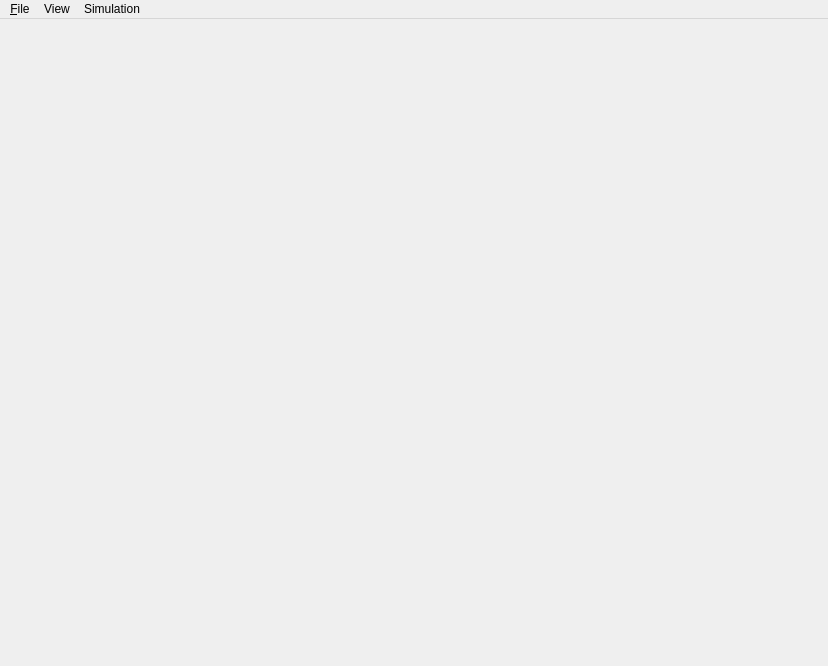
<?xml version="1.0" encoding="UTF-8"?>
<ui version="4.0">
 <class>MainWindow</class>
 <widget class="QMainWindow" name="MainWindow">
  <property name="geometry">
   <rect>
    <x>0</x>
    <y>0</y>
    <width>828</width>
    <height>666</height>
   </rect>
  </property>
  <property name="windowTitle">
   <string>PhyAE</string>
  </property>
  <widget class="QWidget" name="centralwidget">
   <layout class="QVBoxLayout" name="verticalLayout_2">
    <item>
     <widget class="QSplitter" name="splitter_2">
      <property name="orientation">
       <enum>Qt::Horizontal</enum>
      </property>
      <widget class="QSplitter" name="splitter">
       <property name="lineWidth">
        <number>12</number>
       </property>
       <property name="midLineWidth">
        <number>10</number>
       </property>
       <property name="orientation">
        <enum>Qt::Horizontal</enum>
       </property>
       <property name="handleWidth">
        <number>12</number>
       </property>
       <widget class="QWidget" name="widget" native="true">
        <layout class="QVBoxLayout" name="verticalLayout">
         <property name="spacing">
          <number>0</number>
         </property>
         <property name="margin">
          <number>0</number>
         </property>
         <item>
          <widget class="QGLViewerExt" name="left_view" native="true"/>
         </item>
        </layout>
       </widget>
      </widget>
     </widget>
    </item>
   </layout>
  </widget>
  <widget class="QMenuBar" name="menubar">
   <property name="geometry">
    <rect>
     <x>0</x>
     <y>0</y>
     <width>828</width>
     <height>25</height>
    </rect>
   </property>
   <widget class="QMenu" name="menu_File">
    <property name="title">
     <string>&amp;File</string>
    </property>
    <widget class="QMenu" name="menuSelectType">
     <property name="title">
      <string>SelectType</string>
     </property>
     <addaction name="actionSelectNodes"/>
     <addaction name="actionSelectTets"/>
    </widget>
    <addaction name="actionLoadInitFile"/>
    <addaction name="actionLoadObj"/>
    <addaction name="actionLoadVol"/>
    <addaction name="actionSaveConNodes"/>
    <addaction name="actionLoadConNodes"/>
    <addaction name="menuSelectType"/>
    <addaction name="actionExit"/>
   </widget>
   <widget class="QMenu" name="menuView">
    <property name="title">
     <string>View</string>
    </property>
    <addaction name="actionVolMesh"/>
    <addaction name="actionObjMesh"/>
    <addaction name="actionTetGroups"/>
    <addaction name="actionConNodes"/>
    <addaction name="actionMaterialGroups"/>
   </widget>
   <widget class="QMenu" name="menuSimulation">
    <property name="title">
     <string>Simulation</string>
    </property>
    <addaction name="actionPrepareSimulation"/>
    <addaction name="actionPauseSimulation"/>
    <addaction name="actionReset"/>
   </widget>
   <addaction name="menu_File"/>
   <addaction name="menuView"/>
   <addaction name="menuSimulation"/>
  </widget>
  <action name="actionLoadInitFile">
   <property name="text">
    <string>LoadInitFile</string>
   </property>
  </action>
  <action name="actionExit">
   <property name="text">
    <string>Exit</string>
   </property>
   <property name="shortcut">
    <string>Q</string>
   </property>
  </action>
  <action name="actionSimulate">
   <property name="text">
    <string>Simulate</string>
   </property>
  </action>
  <action name="actionLoadObj">
   <property name="text">
    <string>LoadObj</string>
   </property>
  </action>
  <action name="actionLoadVol">
   <property name="text">
    <string>LoadVol</string>
   </property>
  </action>
  <action name="actionSaveConNodes">
   <property name="text">
    <string>SaveConNodes</string>
   </property>
  </action>
  <action name="actionLoadConNodes">
   <property name="text">
    <string>LoadConNodes</string>
   </property>
  </action>
  <action name="actionSelectNodes">
   <property name="text">
    <string>SelectNodes</string>
   </property>
  </action>
  <action name="actionSelectTets">
   <property name="text">
    <string>SelectTets</string>
   </property>
  </action>
  <action name="actionVolMesh">
   <property name="checkable">
    <bool>true</bool>
   </property>
   <property name="checked">
    <bool>true</bool>
   </property>
   <property name="text">
    <string>VolMesh</string>
   </property>
   <property name="shortcut">
    <string>V</string>
   </property>
  </action>
  <action name="actionObjMesh">
   <property name="checkable">
    <bool>true</bool>
   </property>
   <property name="checked">
    <bool>true</bool>
   </property>
   <property name="text">
    <string>ObjMesh</string>
   </property>
   <property name="shortcut">
    <string>W</string>
   </property>
  </action>
  <action name="actionTetGroups">
   <property name="text">
    <string>TetGroups</string>
   </property>
   <property name="shortcut">
    <string>T</string>
   </property>
  </action>
  <action name="actionConNodes">
   <property name="checkable">
    <bool>true</bool>
   </property>
   <property name="checked">
    <bool>true</bool>
   </property>
   <property name="text">
    <string>ConNodes</string>
   </property>
   <property name="shortcut">
    <string>C</string>
   </property>
  </action>
  <action name="actionMaterialGroups">
   <property name="text">
    <string>MaterialGroups</string>
   </property>
   <property name="shortcut">
    <string>A</string>
   </property>
  </action>
  <action name="actionPrepareSimulation">
   <property name="text">
    <string>PrepareSimulation</string>
   </property>
  </action>
  <action name="actionPauseSimulation">
   <property name="checkable">
    <bool>true</bool>
   </property>
   <property name="text">
    <string>PauseSimulation</string>
   </property>
   <property name="shortcut">
    <string>Space</string>
   </property>
  </action>
  <action name="actionStopSimulation">
   <property name="text">
    <string>StopSimulation</string>
   </property>
  </action>
  <action name="actionReset">
   <property name="text">
    <string>Reset</string>
   </property>
   <property name="shortcut">
    <string>R</string>
   </property>
  </action>
 </widget>
 <customwidgets>
  <customwidget>
   <class>QGLViewerExt</class>
   <extends>QWidget</extends>
   <header>QGLViewerExt.h</header>
   <container>1</container>
  </customwidget>
 </customwidgets>
 <resources/>
 <connections>
  <connection>
   <sender>actionExit</sender>
   <signal>triggered()</signal>
   <receiver>MainWindow</receiver>
   <slot>close()</slot>
   <hints>
    <hint type="sourcelabel">
     <x>-1</x>
     <y>-1</y>
    </hint>
    <hint type="destinationlabel">
     <x>413</x>
     <y>332</y>
    </hint>
   </hints>
  </connection>
 </connections>
</ui>
